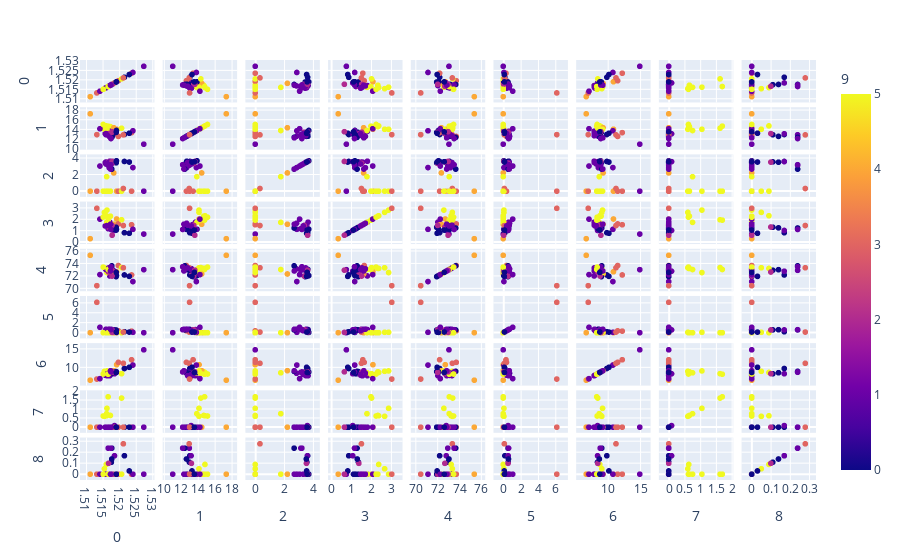

This figure's notebook cell:
### Code cell
fig = px.scatter_matrix(df_test,
    dimensions=[0,1,2,3,4,5,6,7,8],
    color=9)
fig.show()
